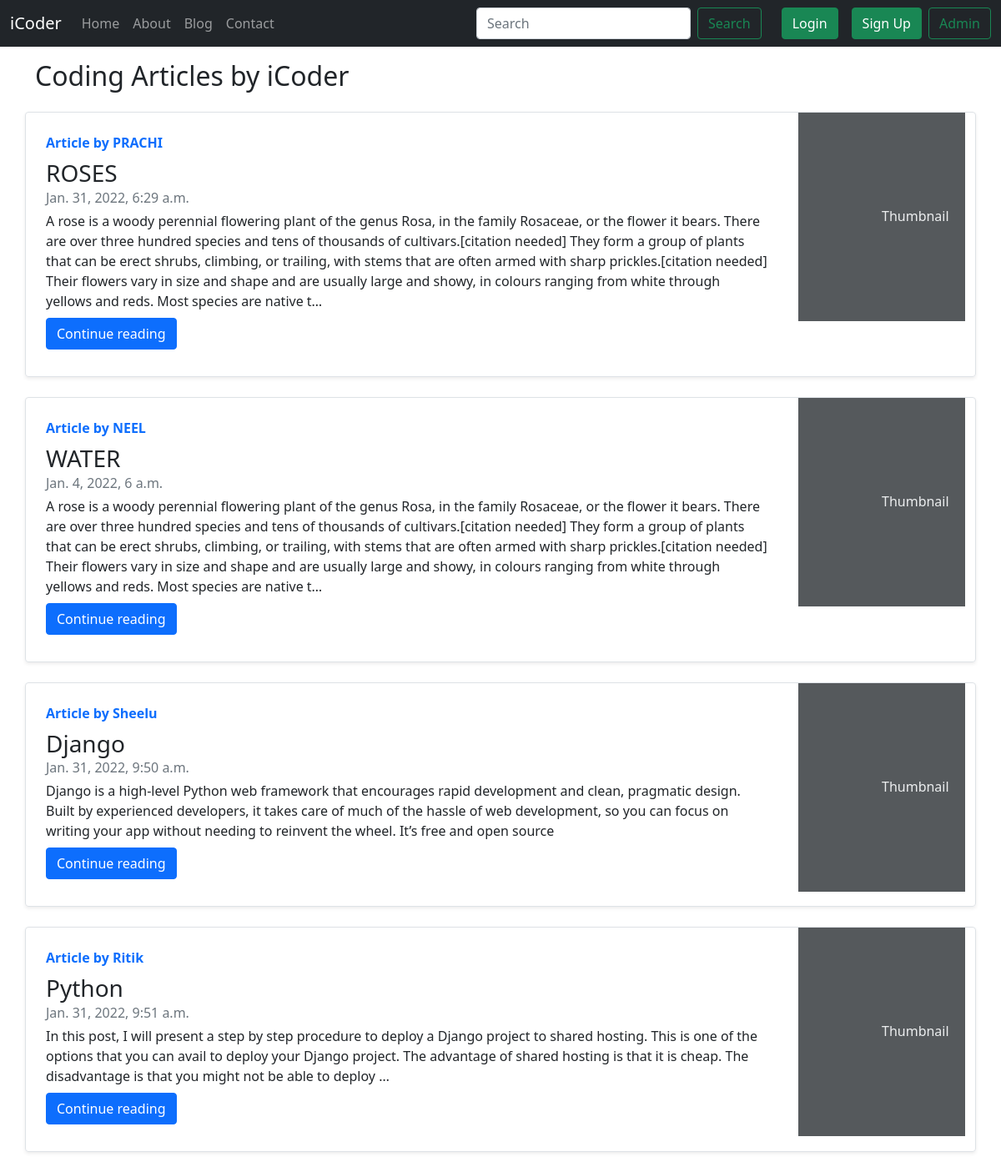
Screenshot of /blog/ with the database file from the repository.
### blog/models.py (models this page shows, shortened)
class Post(models.Model):
    sno=models.AutoField(primary_key=True)
    title=models.CharField(max_length=255)
    author=models.CharField(max_length=14)
    slug=models.CharField(max_length=130)
    timeStamp=models.DateTimeField(blank=True)
    content=models.TextField()

### blog/views.py (the view)
# urls.py: path('', views.blogHome, name="blogHome"),
def blogHome(request):
    allPosts= Post.objects.all()
    context={'allPosts': allPosts}
    return render(request, "blog/blogHome.html", context)

### templates/blog/blogHome.html (shortened to what this page needs)
{% extends 'base.html' %}
{% block blogactive %} active {% endblock blogactive %}
{% block body %}
<div class="container my-3">
    <h2>Coding Articles by iCoder</h2>
    {% for post in allPosts  %}
    <div class="row no-gutters border rounded overflow-hidden flex-md-row mb-4 shadow-sm h-md-250 my-4 position-relative">
        <div class="col p-4 d-flex flex-column position-static">
            <strong class="d-inline-block mb-2 text-primary">Article  by {{post.author}}</strong>
            <h3 class="mb-0">{{post.title}}</h3>
            <div class="mb-1 text-muted">{{post.timeStamp}}</div>
            <p class="card-text mb-auto">{{post.content| truncatechars:500}}</p>
            <div class="my-2">
            	<a href="/blog/{{post.slug}}" role="button" class="btn btn-primary">Continue reading</a>
            </div>
        </div>
        <div class="col-auto d-none d-lg-block">
            <svg class="bd-placeholder-img" width="200" height="250" xmlns="http://www.w3.org/2000/svg" preserveAspectRatio="xMidYMid slice" focusable="false" role="img" aria-label="Placeholder: Thumbnail">
                <rect width="100%" height="100%" fill="#55595c"></rect><text x="50%" y="50%" fill="#eceeef" dy=".3em">Thumbnail</text>
            </svg>
        </div>
        </div>
        {% endfor %}
    </div>
 {% endblock %}

### rows the page displays
Post: author "PRACHI", title "ROSES", timeStamp "Jan. 31, 2022, 6:29 a.m.", content "A rose is a woody perennial flowering plant of the genus Rosa, in the family Rosaceae, or the flower it bears. There are over three hundred species and tens of thousands of cultivars.[citation needed] They form a group of plants that can be erect shrubs, climbing, or trailing, with stems that are often armed with sharp prickles.[citation needed] Their flowers vary in size and shape and are usually large and showy, in colours ranging from white through yellows and reds. Most species are native t…"
Post: author "NEEL", title "WATER", timeStamp "Jan. 4, 2022, 6 a.m.", content "A rose is a woody perennial flowering plant of the genus Rosa, in the family Rosaceae, or the flower it bears. There are over three hundred species and tens of thousands of cultivars.[citation needed] They form a group of plants that can be erect shrubs, climbing, or trailing, with stems that are often armed with sharp prickles.[citation needed] Their flowers vary in size and shape and are usually large and showy, in colours ranging from white through yellows and reds. Most species are native t…"
Post: author "Sheelu", title "Django", timeStamp "Jan. 31, 2022, 9:50 a.m.", content "Django is a high-level Python web framework that encourages rapid development and clean, pragmatic design. Built by experienced developers, it takes care of much of the hassle of web development, so you can focus on writing your app without needing to reinvent the wheel. It’s free and open source"
Post: author "Ritik", title "Python", timeStamp "Jan. 31, 2022, 9:51 a.m.", content "In this post, I will present a step by step procedure to deploy a Django project to shared hosting. This is one of the options that you can avail to deploy your Django project. The advantage of shared hosting is that it is cheap. The disadvantage is that you might not be able to deploy …"
